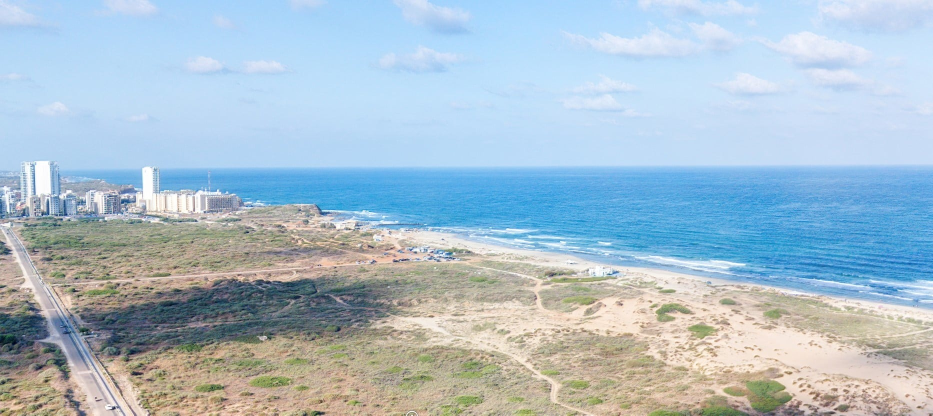
#> input picture creative/source/img/aerial.jpg, 1865 x 831 px, given in place of hadera_05.webp, which was not available (shown at 1/2 size)
$ python crops.py
#> lines starting #> are read from the running program, lines starting #| are printed output that depends on the picture
from PIL import Image
import os
src='img'; out='out/responsive'
# (file, project, name, focal_x 0-1, focal_y 0-1)
items=[('hadera_05.webp','hadera','beach',.5,.6),('hadera_06.webp','hadera','aerial',.45,.5),('hadera_11.webp','hadera','waves',.5,.5),
       ('rehovot_09.webp','rehovot','sunset-aerial',.6,.55),('rehovot_10.webp','rehovot','panorama',.5,.5),
       ('hadera_10.webp','general','founders',.5,.4)]
ratios={'landscape':(1.91,1),'square':(1,1),'portrait':(4,5)}
mins={'landscape':(600,314),'square':(300,300),'portrait':(480,600)}
for f,proj,name,fx,fy in items:
    im=Image.open(os.path.join(src,f)).convert('RGB'); W,H=im.size
#> further down, im is the input picture: PIL image 1865x831 RGB; mean R, G, B 169.3, 190.3, 204.1
#> after `W, H = im.size`: W = 1865; H = 831
    for r,(a,b) in ratios.items():
        tr=a/b
        if W/H>tr: h=H; w=round(H*tr)
        else: w=W; h=round(W/tr)
        x=min(max(round(fx*W-w/2),0),W-w); y=min(max(round(fy*H-h/2),0),H-h)
        c=im.crop((x,y,x+w,y+h))
        # target size, never upscale
        tgt={'landscape':(1200,628),'square':(1200,1200),'portrait':(960,1200)}[r]
        if c.size[0]>tgt[0]: c=c.resize(tgt,Image.LANCZOS)
        if c.size[0]<mins[r][0] or c.size[1]<mins[r][1]: print('skip',proj,name,r,c.size); continue
        p=f'{out}/{proj}_{name}_{r}_{c.size[0]}x{c.size[1]}.jpg'; c.save(p,quality=88); print(p, os.path.getsize(p)//1024,'KB')
#> this loop made 3 passes
#> pass 1, `c=im.crop((x,y,x+w,y+h))`:
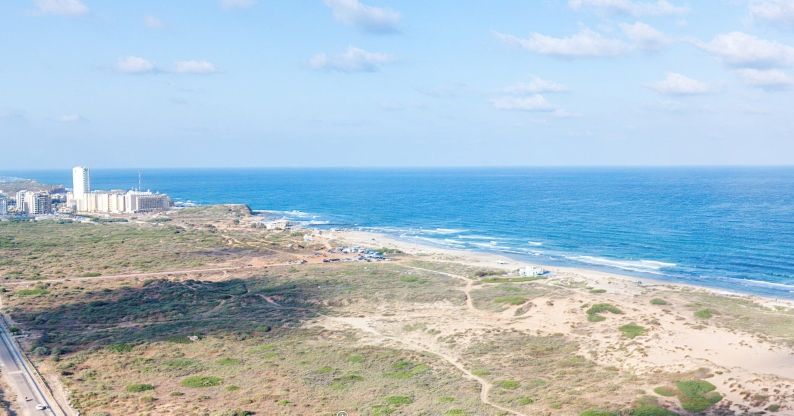
#> c: PIL image 1587x831 RGB (shown at 1/2 size); mean R, G, B 169.6, 190.8, 204
#> pass 1, `if c.size[0]>tgt[0]: c=c.resize(tgt,Image.LANCZOS)`:
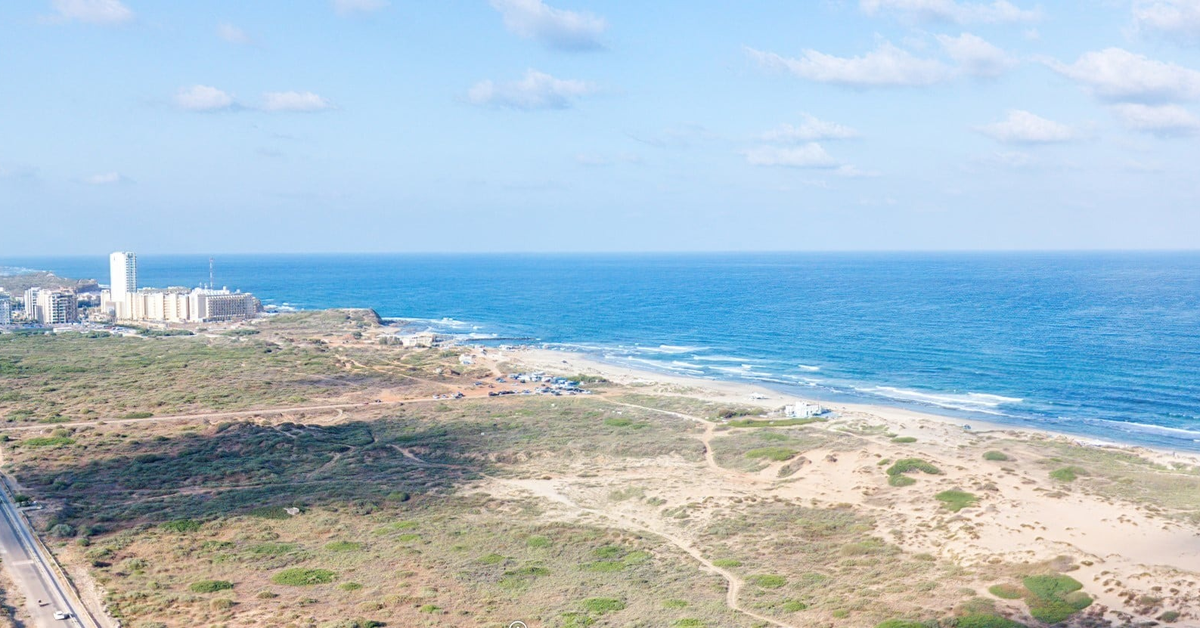
#> c: PIL image 1200x628 RGB; mean R, G, B 169.6, 190.8, 204
#> pass 2, `c=im.crop((x,y,x+w,y+h))`:
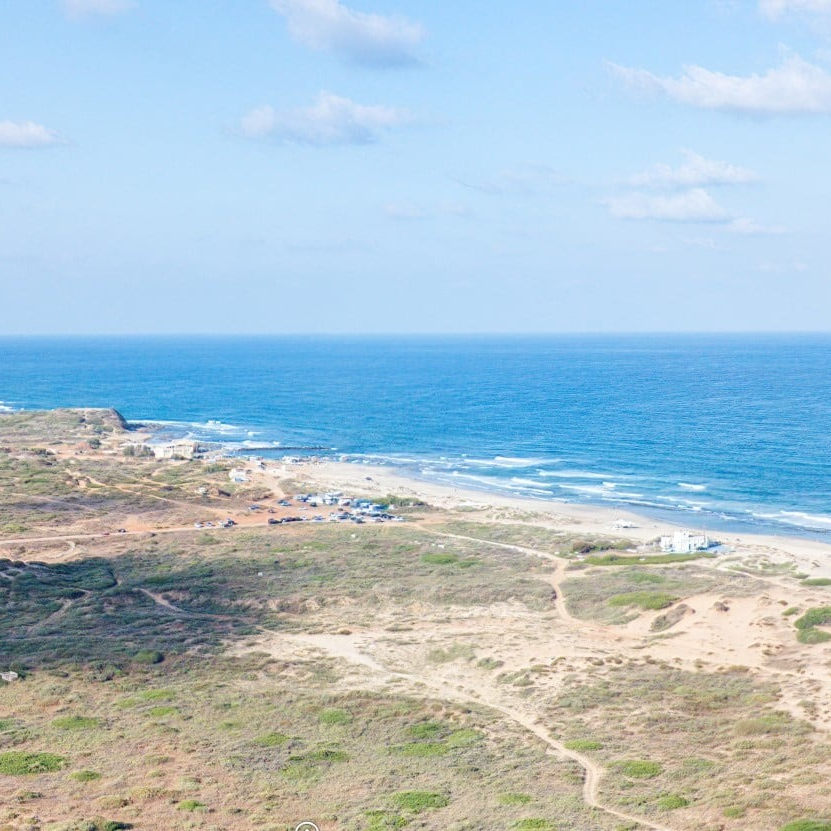
#> c: PIL image 831x831 RGB; mean R, G, B 170.6, 193.3, 205.6
#> pass 3, `c=im.crop((x,y,x+w,y+h))`:
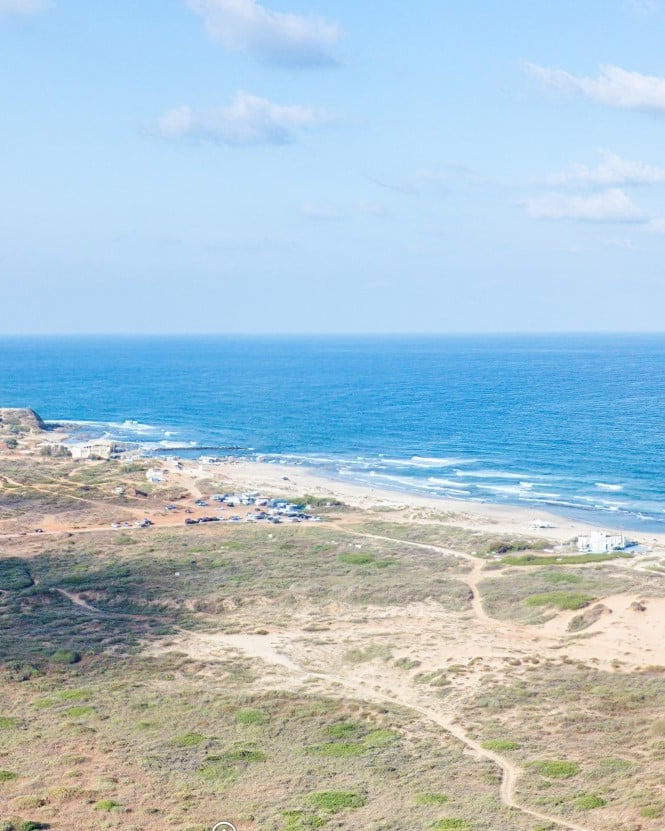
#> c: PIL image 665x831 RGB; mean R, G, B 171.1, 194.3, 206.6
#> pass 2 of the loop `for f,proj,name,fx,fy in items:`:
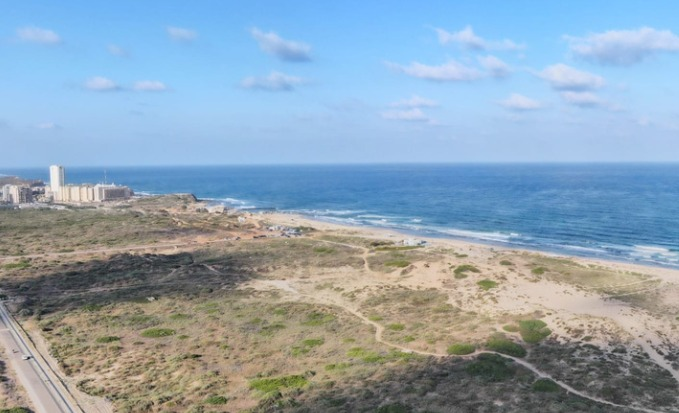
#> input picture creative/source/img/aerial2.jpg, 679 x 413 px, given in place of hadera_06.webp, which was not available
#> im is the input picture: PIL image 679x413 RGB; mean R, G, B 142.9, 163.6, 179.9
#> the loop `for r,(a,b) in ratios.items():` made 3 passes
#> pass 1, `c=im.crop((x,y,x+w,y+h))`:
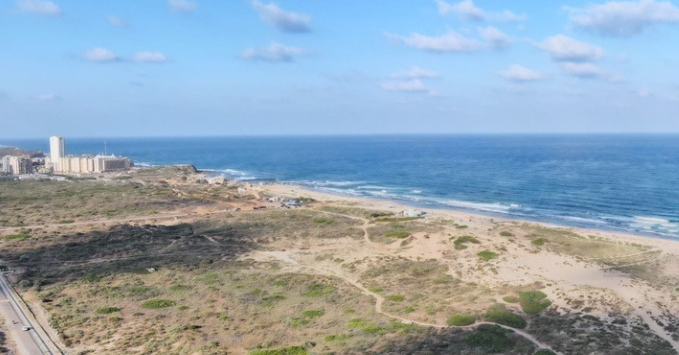
#> c: PIL image 679x355 RGB; mean R, G, B 146.7, 165.7, 180.7
#> pass 3, `c=im.crop((x,y,x+w,y+h))`:
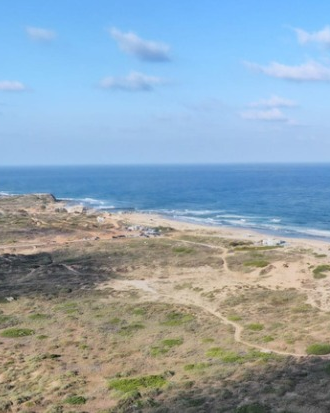
#> c: PIL image 330x413 RGB; mean R, G, B 143.8, 164, 178.3
#> (the run stopped early here; a loop or call above may not have finished)
